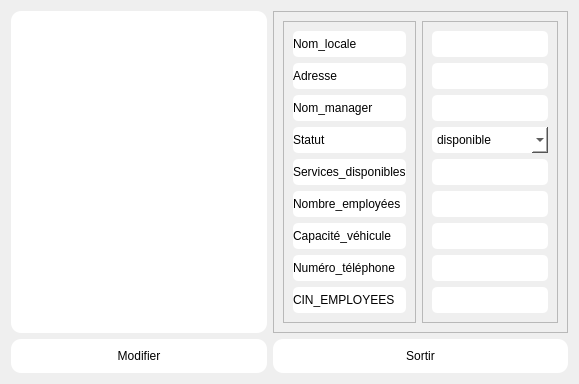
         <widget class="QWidget" name="locmod">
          <layout class="QGridLayout" name="gridLayout_3">
           <item row="1" column="0">
            <widget class="QPushButton" name="pushButton_locmod_modifier">
             <property name="styleSheet">
              <string notr="true">QPushButton
{
background-color:rgb(255, 255, 255);
border-radius: 10px;
padding: 10px;
}

QPushButton:Hover {
				background-color: rgb(159, 159, 159);
				border-color: rgb(159, 159, 159);}
</string>
             </property>
             <property name="text">
              <string>Modifier</string>
             </property>
            </widget>
           </item>
           <item row="1" column="1">
            <widget class="QPushButton" name="pushButton_locmod_sortir">
             <property name="styleSheet">
              <string notr="true">QPushButton
{
background-color:rgb(255, 255, 255);
border-radius: 10px;
padding: 10px;
}

QPushButton:Hover {
				background-color: rgb(159, 159, 159);
				border-color: rgb(159, 159, 159);}
</string>
             </property>
             <property name="text">
              <string>Sortir</string>
             </property>
            </widget>
           </item>
           <item row="0" column="0">
            <widget class="QTableView" name="tableViewlocmod">
             <property name="styleSheet">
              <string notr="true">background-color:rgb(255, 255, 255);
border-radius: 10px;</string>
             </property>
            </widget>
           </item>
           <item row="0" column="1">
            <widget class="QFrame" name="frame_9">
             <property name="frameShape">
              <enum>QFrame::Shape::StyledPanel</enum>
             </property>
             <property name="frameShadow">
              <enum>QFrame::Shadow::Raised</enum>
             </property>
             <layout class="QHBoxLayout" name="horizontalLayout_7">
              <item>
               <widget class="QFrame" name="frame_11">
                <property name="frameShape">
                 <enum>QFrame::Shape::StyledPanel</enum>
                </property>
                <property name="frameShadow">
                 <enum>QFrame::Shadow::Raised</enum>
                </property>
                <layout class="QVBoxLayout" name="verticalLayout_6">
                 <item>
                  <widget class="QLabel" name="label_19">
                   <property name="styleSheet">
                    <string notr="true">background-color:rgb(255, 255, 255);
border-radius: 5px;</string>
                   </property>
                   <property name="text">
                    <string>Nom_locale</string>
                   </property>
                  </widget>
                 </item>
                 <item>
                  <widget class="QLabel" name="label_21">
                   <property name="styleSheet">
                    <string notr="true">background-color:rgb(255, 255, 255);
border-radius: 5px;</string>
                   </property>
                   <property name="text">
                    <string>Adresse</string>
                   </property>
                  </widget>
                 </item>
                 <item>
                  <widget class="QLabel" name="label_22">
                   <property name="styleSheet">
                    <string notr="true">background-color:rgb(255, 255, 255);
border-radius: 5px;</string>
                   </property>
                   <property name="text">
                    <string>Nom_manager</string>
                   </property>
                  </widget>
                 </item>
                 <item>
                  <widget class="QLabel" name="label_23">
                   <property name="styleSheet">
                    <string notr="true">background-color:rgb(255, 255, 255);
border-radius: 5px;</string>
                   </property>
                   <property name="text">
                    <string>Statut</string>
                   </property>
                  </widget>
                 </item>
                 <item>
                  <widget class="QLabel" name="label_26">
                   <property name="styleSheet">
                    <string notr="true">background-color:rgb(255, 255, 255);
border-radius: 5px;</string>
                   </property>
                   <property name="text">
                    <string>Services_disponibles</string>
                   </property>
                  </widget>
                 </item>
                 <item>
                  <widget class="QLabel" name="label_24">
                   <property name="styleSheet">
                    <string notr="true">background-color:rgb(255, 255, 255);
border-radius: 5px;</string>
                   </property>
                   <property name="text">
                    <string>Nombre_employées</string>
                   </property>
                  </widget>
                 </item>
                 <item>
                  <widget class="QLabel" name="label_25">
                   <property name="styleSheet">
                    <string notr="true">background-color:rgb(255, 255, 255);
border-radius: 5px;</string>
                   </property>
                   <property name="text">
                    <string>Capacité_véhicule</string>
                   </property>
                  </widget>
                 </item>
                 <item>
                  <widget class="QLabel" name="label_20">
                   <property name="styleSheet">
                    <string notr="true">background-color:rgb(255, 255, 255);
border-radius: 5px;</string>
                   </property>
                   <property name="text">
                    <string>Numéro_téléphone</string>
                   </property>
                  </widget>
                 </item>
                 <item>
                  <widget class="QLabel" name="label_18">
                   <property name="styleSheet">
                    <string notr="true">background-color:rgb(255, 255, 255);
border-radius: 5px;</string>
                   </property>
                   <property name="text">
                    <string>CIN_EMPLOYEES</string>
                   </property>
                  </widget>
                 </item>
                </layout>
               </widget>
              </item>
              <item>
               <widget class="QFrame" name="frame_10">
                <property name="sizePolicy">
                 <sizepolicy hsizetype="Preferred" vsizetype="Minimum">
                  <horstretch>0</horstretch>
                  <verstretch>0</verstretch>
                 </sizepolicy>
                </property>
                <property name="frameShape">
                 <enum>QFrame::Shape::StyledPanel</enum>
                </property>
                <property name="frameShadow">
                 <enum>QFrame::Shadow::Raised</enum>
                </property>
                <layout class="QVBoxLayout" name="verticalLayout_7">
                 <item>
                  <widget class="QLineEdit" name="lineEdit_locmod_nomlocale">
                   <property name="styleSheet">
                    <string notr="true">background-color:rgb(255, 255, 255);
border-radius: 5px;
padding: 5px;</string>
                   </property>
                  </widget>
                 </item>
                 <item>
                  <widget class="QLineEdit" name="lineEdit_locmod_adresse">
                   <property name="styleSheet">
                    <string notr="true">background-color:rgb(255, 255, 255);
border-radius: 5px;
padding: 5px;</string>
                   </property>
                  </widget>
                 </item>
                 <item>
                  <widget class="QLineEdit" name="lineEdit_locmod_nommanager">
                   <property name="styleSheet">
                    <string notr="true">background-color:rgb(255, 255, 255);
border-radius: 5px;
padding: 5px;</string>
                   </property>
                  </widget>
                 </item>
                 <item>
                  <widget class="QComboBox" name="comboBox_locmod">
                   <property name="styleSheet">
                    <string notr="true">background-color:rgb(255, 255, 255);
border-radius: 5px;
padding: 5px;</string>
                   </property>
                   <item>
                    <property name="text">
                     <string>disponible</string>
                    </property>
                   </item>
                   <item>
                    <property name="text">
                     <string>occupe</string>
                    </property>
                   </item>
                   <item>
                    <property name="text">
                     <string>reserve</string>
                    </property>
                   </item>
                   <item>
                    <property name="text">
                     <string>maintenance</string>
                    </property>
                   </item>
                   <item>
                    <property name="text">
                     <string>ferme</string>
                    </property>
                   </item>
                  </widget>
                 </item>
                 <item>
                  <widget class="QLineEdit" name="lineEdit_locmod_service">
                   <property name="styleSheet">
                    <string notr="true">background-color:rgb(255, 255, 255);
border-radius: 5px;
padding: 5px;</string>
                   </property>
                  </widget>
                 </item>
                 <item>
                  <widget class="QLineEdit" name="lineEdit_locmod_nombre">
                   <property name="styleSheet">
                    <string notr="true">background-color:rgb(255, 255, 255);
border-radius: 5px;
padding: 5px;</string>
                   </property>
                  </widget>
                 </item>
                 <item>
                  <widget class="QLineEdit" name="lineEdit_locmod_capacite">
                   <property name="styleSheet">
                    <string notr="true">background-color:rgb(255, 255, 255);
border-radius: 5px;
padding: 5px;</string>
                   </property>
                  </widget>
                 </item>
                 <item>
                  <widget class="QLineEdit" name="lineEdit_locmod_numero">
                   <property name="styleSheet">
                    <string notr="true">background-color:rgb(255, 255, 255);
border-radius: 5px;
padding: 5px;</string>
                   </property>
                  </widget>
                 </item>
                 <item>
                  <widget class="QLineEdit" name="lineEdit_locmod_cin">
                   <property name="styleSheet">
                    <string notr="true">background-color:rgb(255, 255, 255);
border-radius: 5px;
padding: 5px;</string>
                   </property>
                  </widget>
                 </item>
                </layout>
               </widget>
              </item>
             </layout>
            </widget>
           </item>
          </layout>
         </widget>
